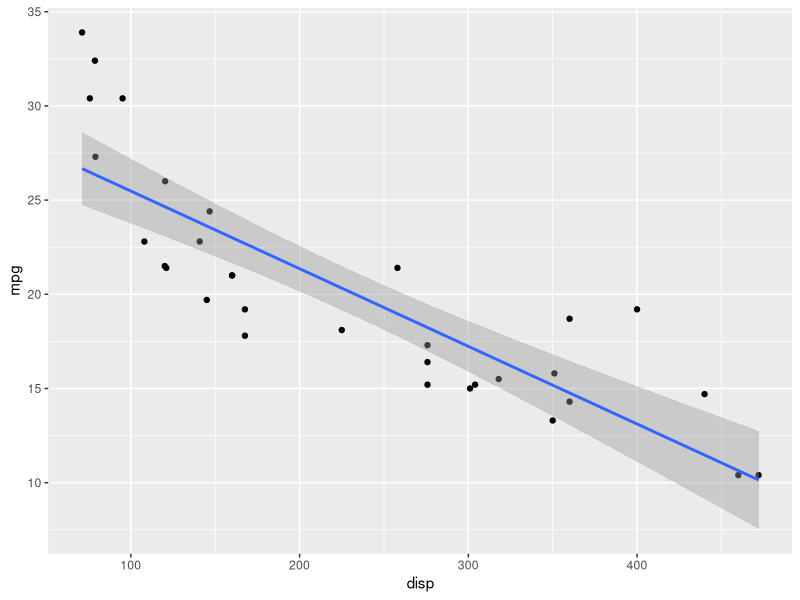
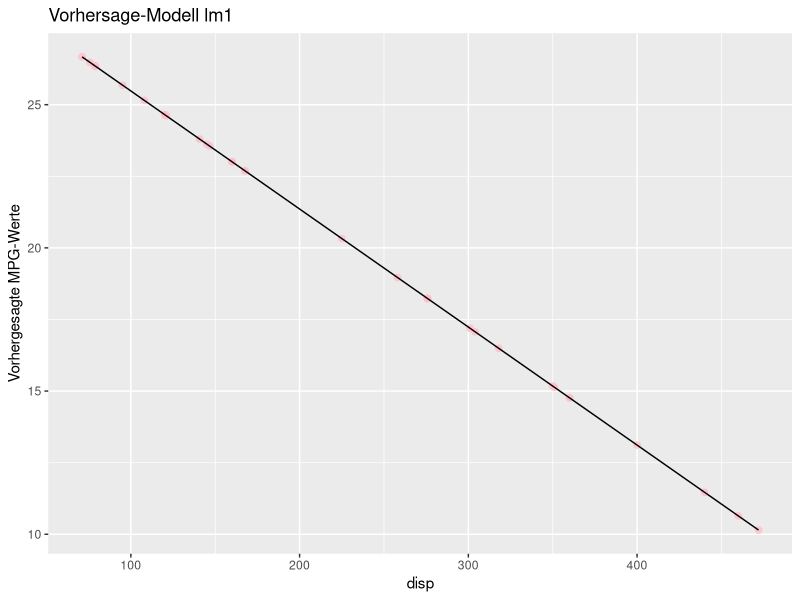

These charts were generated, in order, by the following R code:
## ---- chunk 1
data("mtcars")
## ---- chunk 2
library(tidyverse)
data(mtcars)
## ---- chunk 3
lm1 <- lm(mpg ~ disp, data = mtcars)
lm1
## ---- chunk 4
predict(lm1)
## ---- chunk 5
mtcars2  <- 
  mtcars %>% 
  mutate(preds_lm1 = predict(lm1))
## ---- chunk 6
ggplot(mtcars2) +
  aes(y = mpg, x = disp) +
  geom_point() +
  geom_smooth(method = "lm")
## ---- chunk 7
mtcars2 %>% 
  ggplot(aes(x = disp, y = preds_lm1)) +
  geom_point(size = 2, alpha = .8, color = "pink") +
  geom_line() +
  labs(y = "Vorhergesagte MPG-Werte",
       title = "Vorhersage-Modell lm1")
